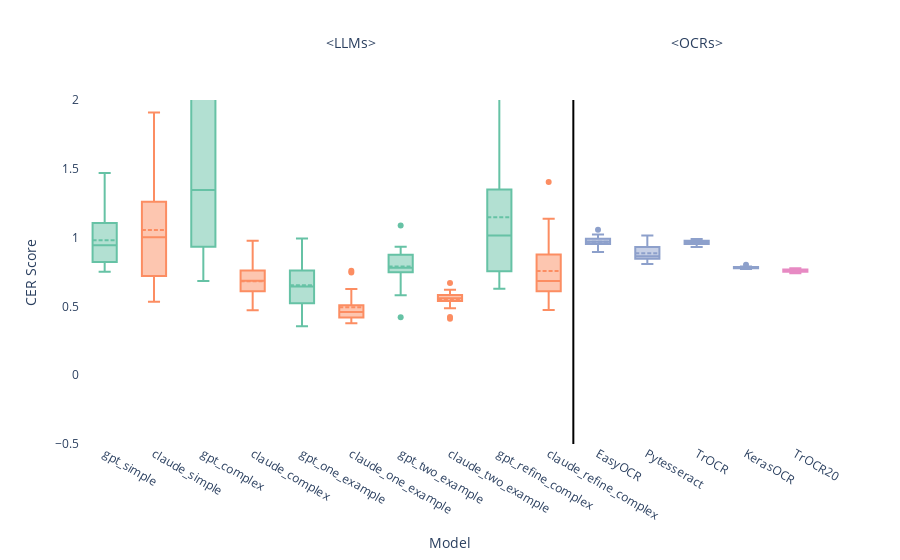

The notebook cell saved with this chart:
### Code cell
llm_order = ['gpt_simple', 'claude_simple', 'gpt_complex', 'claude_complex',
             'gpt_one_example', 'claude_one_example', 'gpt_two_example', 'claude_two_example',
            #  'gpt_one_text_example', 'claude_one_text_example', 'gpt_two_text_example', 'claude_two_text_example', 
             'gpt_refine_complex', 'claude_refine_complex']
ocr_order = ['EasyOCR', 'Pytesseract', 'TrOCR', 'KerasOCR'] 
ocr_ft_order = ['TrOCR20']


gpt_color = px.colors.qualitative.Set2[0]
claude_color = px.colors.qualitative.Set2[1]
ocr_color = px.colors.qualitative.Set2[2]
# ocr_ft_color = px.colors.qualitative.Set2[3]


fig = go.Figure()

for model in llm_order:
    if 'gpt' in model:
        fig.add_trace(go.Box(
            x=cer_df_whole[cer_df_whole['model'] == model]['model'], 
            y=cer_df_whole[cer_df_whole['model'] == model]['cer'],
            name=model,
            boxmean=True,
            marker=dict(color=gpt_color) 
        ))
    else:
        fig.add_trace(go.Box(
            x=cer_df_whole[cer_df_whole['model'] == model]['model'], 
            y=cer_df_whole[cer_df_whole['model'] == model]['cer'],
            name=model,
            boxmean=True,
            marker=dict(color=claude_color) 
        ))
# Add traces for OCR models with a different color
for model in ocr_order:
    fig.add_trace(go.Box(
        x=cer_df_whole[cer_df_whole['model'] == model]['model'], 
        y=cer_df_whole[cer_df_whole['model'] == model]['cer'],
        name=model,
        boxmean=True,
        marker=dict(color=ocr_color)  # Assign OCR color
    ))

# Add traces for OCR fine-tuned models with another color
for model in ocr_ft_order:
    fig.add_trace(go.Box(
        x=cer_df_whole[cer_df_whole['model'] == model]['model'], 
        y=cer_df_whole[cer_df_whole['model'] == model]['cer'],
        name=model,
        boxmean=True,
        marker=dict(color=ocr_ft_color)  # Assign OCR fine-tuned color
    ))

# Get the start and midpoint of each group
ocr_start_index = len(llm_order)  # The first position of ocr_order
# ocr_ft_start_index = ocr_start_index + len(ocr_order)  # Start of ocr_ft_order
llm_midpoint = ocr_start_index / 2  # Midpoint of LLM models for placing the text
ocr_midpoint = ocr_start_index + (len(ocr_order) / 2)  # Midpoint of OCR models for placing the text

# Update the layout with custom category ordering, vertical line, and annotations
fig.update_layout(
    # title='cer Scores',
    xaxis_title='Model',
    yaxis_title='CER Score',
    yaxis = dict(range=[-0.5, 2]),
    # margin=dict(l=10, r=10, t=10, b=10),
    plot_bgcolor='rgba(0,0,0,0)',
    # paper_bgcolor='rgba(0,0,0,0)',
    xaxis=dict(
        categoryorder='array',  # Set ordering to be custom
        categoryarray=llm_order + ocr_order  #+ ocr_ft_order  # Concatenate the model orders
    ),
    showlegend=False,
    shapes=[
        # Add a vertical line between LLM and OCR models
        dict(
            type="line",
            x0=ocr_start_index - 0.5,  # Place the line between the two groups
            x1=ocr_start_index - 0.5,
            y0=0,
            y1=1,
            xref="x",
            yref="paper",  # Stretch the line across the plot's full height
            line=dict(color="black", width=2)
        )
    ],
    annotations=[
        # Add annotation for LLMs above LLM models
        dict(
            x=llm_midpoint,  # Midpoint of LLM models
            y=1.2,  # Position above the plot
            xref='x',
            yref='paper',
            text='<LLMs>',
            showarrow=False,
            font=dict(size=14)
        ),
        # Add annotation for OCRs above OCR models
        dict(
            x=ocr_midpoint,  # Midpoint of OCR models
            y=1.2,  # Position above the plot
            xref='x',
            yref='paper',
            text='<OCRs>',
            showarrow=False,
            font=dict(size=14)
        )
    ]
)

fig.show()

### Figure 1 — Plotly figure (JSON) as saved in the notebook; plotly's stock layout.template omitted (floating-point values rounded to 4 significant figures)
{"data": [{"boxmean": true, "marker": {"color": "rgb(102,194,165)"}, "name": "gpt_simple", "type": "box", "x": ["gpt_simple", "gpt_simple", "gpt_simple", "gpt_simple", "gpt_simple", "gpt_simple", "gpt_simple", "gpt_simple", "gpt_simple", "gpt_simple", "gpt_simple", "gpt_simple", "gpt_simple", "gpt_simple", "gpt_simple", "gpt_simple", "gpt_simple", "gpt_simple", "gpt_simple", "gpt_simple"], "y": [1.359, 0.7509, 1.346, 1.017, 0.9331, 0.8379, 0.7608, 0.8534, 0.9547, 0.7543, 1.194, 1.47, 0.8249, 0.8195, 0.8576, 0.9577, 0.9679, 1.209, 0.9586, 0.7827]}, {"boxmean": true, "marker": {"color": "rgb(252,141,98)"}, "name": "claude_simple", "type": "box", "x": ["claude_simple", "claude_simple", "claude_simple", "claude_simple", "claude_simple", "claude_simple", "claude_simple", "claude_simple", "claude_simple", "claude_simple", "claude_simple", "claude_simple", "claude_simple", "claude_simple", "claude_simple", "claude_simple", "claude_simple", "claude_simple", "claude_simple", "claude_simple"], "y": [1.246, 1.276, 1.91, 0.7555, 1.012, 0.7535, 1.35, 0.533, 1.061, 0.9191, 0.9916, 0.6103, 2.365, 0.6494, 1.105, 1.386, 0.6873, 1.154, 0.7929, 0.5333]}, {"boxmean": true, "marker": {"color": "rgb(102,194,165)"}, "name": "gpt_complex", "type": "box", "x": ["gpt_complex", "gpt_complex", "gpt_complex", "gpt_complex", "gpt_complex", "gpt_complex", "gpt_complex", "gpt_complex", "gpt_complex", "gpt_complex", "gpt_complex", "gpt_complex", "gpt_complex", "gpt_complex", "gpt_complex", "gpt_complex", "gpt_complex", "gpt_complex", "gpt_complex", "gpt_complex"], "y": [2.273, 2.934, 1.081, 1.035, 2.07, 0.6853, 0.7328, 0.9267, 2.037, 42.28, 1.258, 3.641, 0.9404, 2.605, 0.7276, 1.434, 1.544, 0.8807, 1.126, 2.189]}, {"boxmean": true, "marker": {"color": "rgb(252,141,98)"}, "name": "claude_complex", "type": "box", "x": ["claude_complex", "claude_complex", "claude_complex", "claude_complex", "claude_complex", "claude_complex", "claude_complex", "claude_complex", "claude_complex", "claude_complex", "claude_complex", "claude_complex", "claude_complex", "claude_complex", "claude_complex", "claude_complex", "claude_complex", "claude_complex", "claude_complex", "claude_complex"], "y": [0.4725, 0.5805, 0.7061, 0.7695, 0.6943, 0.657, 0.6563, 0.6136, 0.707, 0.6163, 0.9766, 0.7522, 0.607, 0.7691, 0.7856, 0.8066, 0.6778, 0.7035, 0.5544, 0.5621]}, {"boxmean": true, "marker": {"color": "rgb(102,194,165)"}, "name": "gpt_one_example", "type": "box", "x": ["gpt_one_example", "gpt_one_example", "gpt_one_example", "gpt_one_example", "gpt_one_example", "gpt_one_example", "gpt_one_example", "gpt_one_example", "gpt_one_example", "gpt_one_example", "gpt_one_example", "gpt_one_example", "gpt_one_example", "gpt_one_example", "gpt_one_example", "gpt_one_example", "gpt_one_example", "gpt_one_example", "gpt_one_example"], "y": [0.863, 0.9716, 0.3549, 0.4963, 0.6455, 0.9932, 0.4325, 0.4831, 0.4118, 0.8224, 0.6083, 0.6045, 0.6298, 0.6533, 0.6647, 0.7668, 0.6149, 0.6603, 0.7399]}, {"boxmean": true, "marker": {"color": "rgb(252,141,98)"}, "name": "claude_one_example", "type": "box", "x": ["claude_one_example", "claude_one_example", "claude_one_example", "claude_one_example", "claude_one_example", "claude_one_example", "claude_one_example", "claude_one_example", "claude_one_example", "claude_one_example", "claude_one_example", "claude_one_example", "claude_one_example", "claude_one_example", "claude_one_example", "claude_one_example", "claude_one_example", "claude_one_example", "claude_one_example"], "y": [0.421, 0.4194, 0.7592, 0.4033, 0.4598, 0.6268, 0.4306, 0.4198, 0.4566, 0.4682, 0.4677, 0.5141, 0.4941, 0.4017, 0.6178, 0.3768, 0.4337, 0.7469, 0.4757]}, {"boxmean": true, "marker": {"color": "rgb(102,194,165)"}, "name": "gpt_two_example", "type": "box", "x": ["gpt_two_example", "gpt_two_example", "gpt_two_example", "gpt_two_example", "gpt_two_example", "gpt_two_example", "gpt_two_example", "gpt_two_example", "gpt_two_example", "gpt_two_example", "gpt_two_example", "gpt_two_example", "gpt_two_example", "gpt_two_example", "gpt_two_example", "gpt_two_example", "gpt_two_example", "gpt_two_example", "gpt_two_example", "gpt_two_example"], "y": [0.7788, 0.9335, 0.7439, 0.8622, 1.087, 0.8148, 0.873, 0.7945, 0.7564, 0.8968, 0.5815, 0.712, 0.8771, 0.6493, 0.7539, 0.4205, 0.7829, 0.9176, 0.7791, 0.7671]}, {"boxmean": true, "marker": {"color": "rgb(252,141,98)"}, "name": "claude_two_example", "type": "box", "x": ["claude_two_example", "claude_two_example", "claude_two_example", "claude_two_example", "claude_two_example", "claude_two_example", "claude_two_example", "claude_two_example", "claude_two_example", "claude_two_example", "claude_two_example", "claude_two_example", "claude_two_example", "claude_two_example", "claude_two_example", "claude_two_example", "claude_two_example", "claude_two_example", "claude_two_example", "claude_two_example"], "y": [0.5492, 0.5421, 0.5446, 0.4869, 0.6196, 0.5655, 0.6707, 0.6164, 0.5365, 0.572, 0.5579, 0.5165, 0.5606, 0.5814, 0.4094, 0.4236, 0.5458, 0.5619, 0.6216, 0.5846]}, {"boxmean": true, "marker": {"color": "rgb(102,194,165)"}, "name": "gpt_refine_complex", "type": "box", "x": ["gpt_refine_complex", "gpt_refine_complex", "gpt_refine_complex", "gpt_refine_complex", "gpt_refine_complex", "gpt_refine_complex", "gpt_refine_complex", "gpt_refine_complex", "gpt_refine_complex", "gpt_refine_complex", "gpt_refine_complex", "gpt_refine_complex", "gpt_refine_complex", "gpt_refine_complex", "gpt_refine_complex", "gpt_refine_complex", "gpt_refine_complex", "gpt_refine_complex", "gpt_refine_complex", "gpt_refine_complex"], "y": [2.385, 0.7045, 1.304, 0.6289, 1.047, 0.7657, 1.511, 1.001, 2.198, 1.352, 0.7467, 1.506, 1.001, 1.03, 1.347, 0.6971, 0.629, 0.8814, 1.258, 0.9498]}, {"boxmean": true, "marker": {"color": "rgb(252,141,98)"}, "name": "claude_refine_complex", "type": "box", "x": ["claude_refine_complex", "claude_refine_complex", "claude_refine_complex", "claude_refine_complex", "claude_refine_complex", "claude_refine_complex", "claude_refine_complex", "claude_refine_complex", "claude_refine_complex", "claude_refine_complex", "claude_refine_complex", "claude_refine_complex", "claude_refine_complex", "claude_refine_complex", "claude_refine_complex", "claude_refine_complex", "claude_refine_complex", "claude_refine_complex", "claude_refine_complex", "claude_refine_complex"], "y": [0.508, 1.403, 0.5119, 1.06, 1.136, 0.7117, 0.8032, 1.096, 0.5835, 0.6373, 0.9495, 0.6489, 0.5832, 0.6921, 0.6943, 0.7077, 0.6786, 0.6382, 0.4739, 0.6362]}, {"boxmean": true, "marker": {"color": "rgb(141,160,203)"}, "name": "EasyOCR", "type": "box", "x": ["EasyOCR", "EasyOCR", "EasyOCR", "EasyOCR", "EasyOCR", "EasyOCR", "EasyOCR", "EasyOCR", "EasyOCR", "EasyOCR", "EasyOCR", "EasyOCR", "EasyOCR", "EasyOCR", "EasyOCR", "EasyOCR", "EasyOCR", "EasyOCR", "EasyOCR"], "y": [0.9703, 0.965, 1.005, 0.8996, 0.9764, 0.9894, 0.8988, 0.9811, 0.9523, 1.058, 0.8947, 0.9448, 0.9545, 1.022, 0.9924, 0.992, 0.9547, 0.9701, 0.9942]}, {"boxmean": true, "marker": {"color": "rgb(141,160,203)"}, "name": "Pytesseract", "type": "box", "x": ["Pytesseract", "Pytesseract", "Pytesseract", "Pytesseract", "Pytesseract", "Pytesseract", "Pytesseract", "Pytesseract", "Pytesseract", "Pytesseract", "Pytesseract", "Pytesseract", "Pytesseract", "Pytesseract", "Pytesseract", "Pytesseract", "Pytesseract", "Pytesseract", "Pytesseract"], "y": [0.8333, 0.8362, 0.9374, 0.8088, 0.95, 1.015, 0.848, 0.972, 0.8309, 0.9355, 0.8461, 0.8632, 0.9118, 0.8467, 0.8603, 0.8644, 0.8641, 0.921, 0.9111]}, {"boxmean": true, "marker": {"color": "rgb(141,160,203)"}, "name": "TrOCR", "type": "box", "x": ["TrOCR", "TrOCR", "TrOCR", "TrOCR", "TrOCR", "TrOCR", "TrOCR", "TrOCR", "TrOCR", "TrOCR", "TrOCR", "TrOCR", "TrOCR", "TrOCR", "TrOCR", "TrOCR", "TrOCR", "TrOCR", "TrOCR"], "y": [0.9681, 0.932, 0.9728, 0.9733, 0.9467, 0.978, 0.9697, 0.9868, 0.961, 0.9551, 0.9893, 0.9322, 0.9657, 0.9791, 0.9773, 0.9468, 0.9753, 0.9678, 0.9531]}, {"boxmean": true, "marker": {"color": "rgb(141,160,203)"}, "name": "KerasOCR", "type": "box", "x": ["KerasOCR", "KerasOCR", "KerasOCR", "KerasOCR", "KerasOCR", "KerasOCR", "KerasOCR", "KerasOCR", "KerasOCR", "KerasOCR", "KerasOCR", "KerasOCR", "KerasOCR", "KerasOCR", "KerasOCR", "KerasOCR", "KerasOCR", "KerasOCR", "KerasOCR"], "y": [0.7754, 0.7754, 0.7776, 0.7833, 0.7785, 0.7729, 0.7832, 0.786, 0.7897, 0.772, 0.8028, 0.7834, 0.7859, 0.7887, 0.7787, 0.7894, 0.7781, 0.7853, 0.7819]}, {"boxmean": true, "marker": {"color": "rgb(231,138,195)"}, "name": "TrOCR20", "type": "box", "x": ["TrOCR20", "TrOCR20", "TrOCR20", "TrOCR20", "TrOCR20", "TrOCR20", "TrOCR20", "TrOCR20", "TrOCR20", "TrOCR20", "TrOCR20", "TrOCR20", "TrOCR20", "TrOCR20", "TrOCR20", "TrOCR20"], "y": [0.7692, 0.7727, 0.7579, 0.7761, 0.7667, 0.7547, 0.7497, 0.7623, 0.7461, 0.7653, 0.7767, 0.7414, 0.7593, 0.7687, 0.7584, 0.7486]}], "layout": {"annotations": [{"font": {"size": 14}, "showarrow": false, "text": "<LLMs>", "x": 5, "xref": "x", "y": 1.2, "yref": "paper"}, {"font": {"size": 14}, "showarrow": false, "text": "<OCRs>", "x": 12, "xref": "x", "y": 1.2, "yref": "paper"}], "plot_bgcolor": "rgba(0,0,0,0)", "shapes": [{"line": {"color": "black", "width": 2}, "type": "line", "x0": 9.5, "x1": 9.5, "xref": "x", "y0": 0, "y1": 1, "yref": "paper"}], "showlegend": false, "xaxis": {"categoryarray": ["gpt_simple", "claude_simple", "gpt_complex", "claude_complex", "gpt_one_example", "claude_one_example", "gpt_two_example", "claude_two_example", "gpt_refine_complex", "claude_refine_complex", "EasyOCR", "Pytesseract", "TrOCR", "KerasOCR"], "categoryorder": "array", "title": {"text": "Model"}}, "yaxis": {"range": [-0.5, 2], "title": {"text": "CER Score"}}}}
